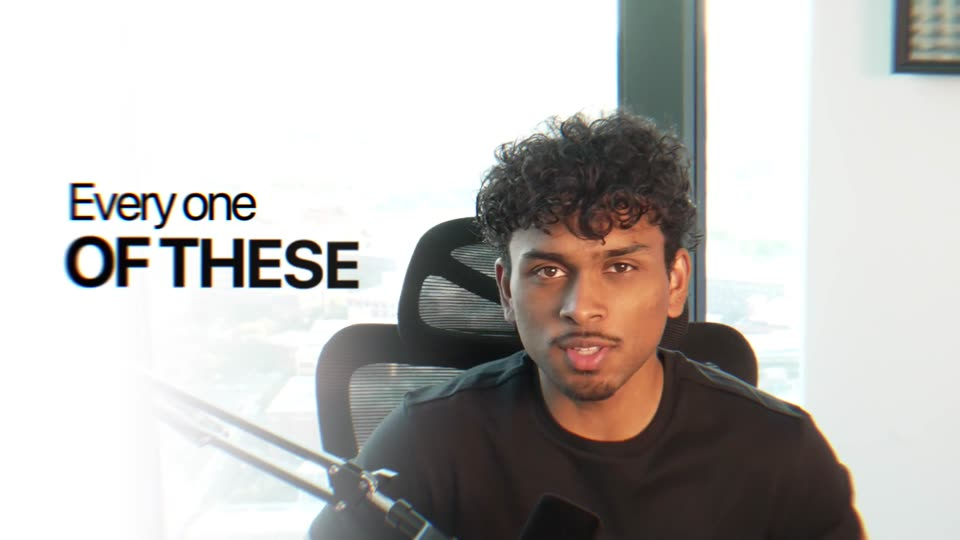
#> input picture 01-vsls/reference-vsls/frames/ab-01-hook-text.jpg, 960 x 540 px
$ python -i fx.py   (imports and definitions only)
#> lines starting #> are read from the running program, lines starting #| are printed output that depends on the picture; after the words box and inside, x2 and y2 are one past the last pixel; in counts of white or black regions, pixels touching at a corner belong together
#> further down, picture is the input picture: PIL image 960x540 RGB; mean R, G, B 189.7, 186.9, 184.2
"""Drawing primitives for the AB-style edit: alpha blending, easing, AB's text (per-letter blur-in reveal, soft
shadow, glow), and image caching. Everything works on float32 RGB frames (1920x1080, 0-255)."""
import functools, math, os
import numpy as np
from PIL import Image, ImageDraw, ImageFilter, ImageFont

W, H, FPS = 1920, 1080, 30
FONT_DIR = "/usr/share/fonts/opentype/inter"
FONTS = {"medium": "InterDisplay-Medium.otf", "regular": "InterDisplay-Regular.otf", "semibold": "InterDisplay-SemiBold.otf",
         "bold": "InterDisplay-Bold.otf", "black": "InterDisplay-Black.otf", "xbold": "InterDisplay-ExtraBold.otf"}
BLUE = (0, 140, 252)          # AB's blue, measured (#008CFC)
GLOW_BLUE = (150, 214, 255)   # the light blue of his glowing caps


def clamp(x, a=0.0, b=1.0):
    return a if x < a else b if x > b else x


def ease_out(x, p=3):
    return 1 - (1 - clamp(x)) ** p


def ease_in_out(x):
    x = clamp(x)
    return 0.5 - 0.5 * math.cos(math.pi * x)


def ease_out_back(x, s=1.5):
    x = clamp(x) - 1
    return x * x * ((s + 1) * x + s) + 1


# [14 lines left out: function blend, not called in this run]


def font(kind, size):
    return _font(kind, int(round(size)))


@functools.lru_cache(maxsize=256)
def _font(kind, size):
    return ImageFont.truetype(os.path.join(FONT_DIR, FONTS[kind]), size)


BLUR_LEVELS = (0, 1.5, 3, 5, 8, 12, 18)


# [30 lines left out: functions glyph, advances, not called in this run]


def text_width(kind, size, text, track):
    return advances(kind, size, text, track)[1]


def fit_size(kind, size, text, track, max_w):
    w = text_width(kind, size, text, track)
    return size if w <= max_w else size * max_w / w


class Line:
    """One line of text in AB's style.

    kind/size/track: font, px size, letter spacing; rgb: colour; (x, y): anchor on the baseline, align left/center/right;
    t_in: when it appears; reveal: "blur" (AB's letters coming in left to right, blurred and spread), "type"
    (typewriter), "cut" (just there), "pop" (whole line scales in); shadow: soft dark drop shadow; glow: (rgb, radius).
    """

    # [104 lines left out: functions __init__, letter_state, draw, load_rgba, resize_rgba, gradient and 1 more, not called in this run]


def rounded_card(img, radius=26, border=0, border_rgb=(255, 255, 255), shadow=0.0, shadow_blur=24, shadow_dy=12):
    """PIL image -> RGBA array with rounded corners, an optional solid border and a soft drop shadow."""
#> called with radius = 26, border = 0, border_rgb = (255, 255, 255), shadow = 0, shadow_blur = 24, shadow_dy = 12
    img = img.convert("RGBA")
    w, h = img.width + 2 * border, img.height + 2 * border
#> w = 960; h = 540
    card = Image.new("RGBA", (w, h), border_rgb + (255,))
#> card: PIL image 960x540 RGBA; every value is 255
    card.alpha_composite(img, (border, border))
    m = Image.new("L", (w, h), 0)
#> m: PIL image 960x540 L; every value is 0
    ImageDraw.Draw(m).rounded_rectangle((0, 0, w - 1, h - 1), radius, fill=255)
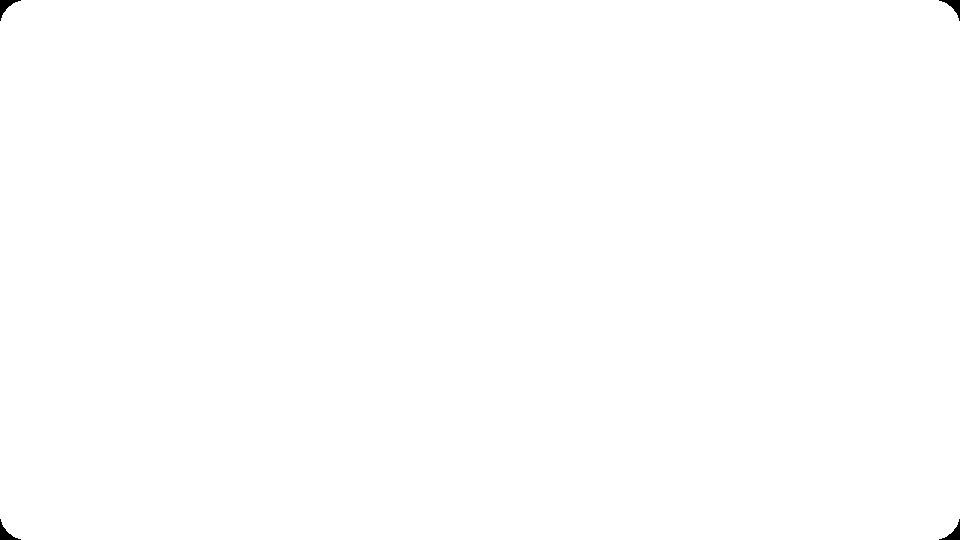
#> m: PIL image 960x540 L; 99.9% white; 4 black regions, box (x1, y1, x2, y2) and area: (0, 0, 21, 21) 150, (939, 0, 960, 21) 150, (0, 519, 21, 540) 150, (939, 519, 960, 540) 150
    card.putalpha(Image.fromarray(np.minimum(np.asarray(m), np.asarray(card.split()[3]))))
    if shadow <= 0:
        return np.asarray(card)
    pad = shadow_blur * 3
    out = Image.new("RGBA", (w + 2 * pad, h + 2 * pad), (0, 0, 0, 0))
    sh = Image.new("L", out.size, 0)
    ImageDraw.Draw(sh).rounded_rectangle((pad, pad + shadow_dy, pad + w, pad + h + shadow_dy), radius, fill=int(255 * shadow))
    out.putalpha(sh.filter(ImageFilter.GaussianBlur(shadow_blur)))
    out.alpha_composite(card, (pad, pad))
    return np.asarray(out)


def warp_rgba(arr, M, size):
    import cv2
    return cv2.warpPerspective(arr, M, size, flags=cv2.INTER_LINEAR, borderMode=cv2.BORDER_CONSTANT, borderValue=(0, 0, 0, 0))

>>> from PIL import Image
>>> picture = Image.open('../../01-vsls/reference-vsls/frames/ab-01-hook-text.jpg')
>>> result = rounded_card(picture)
